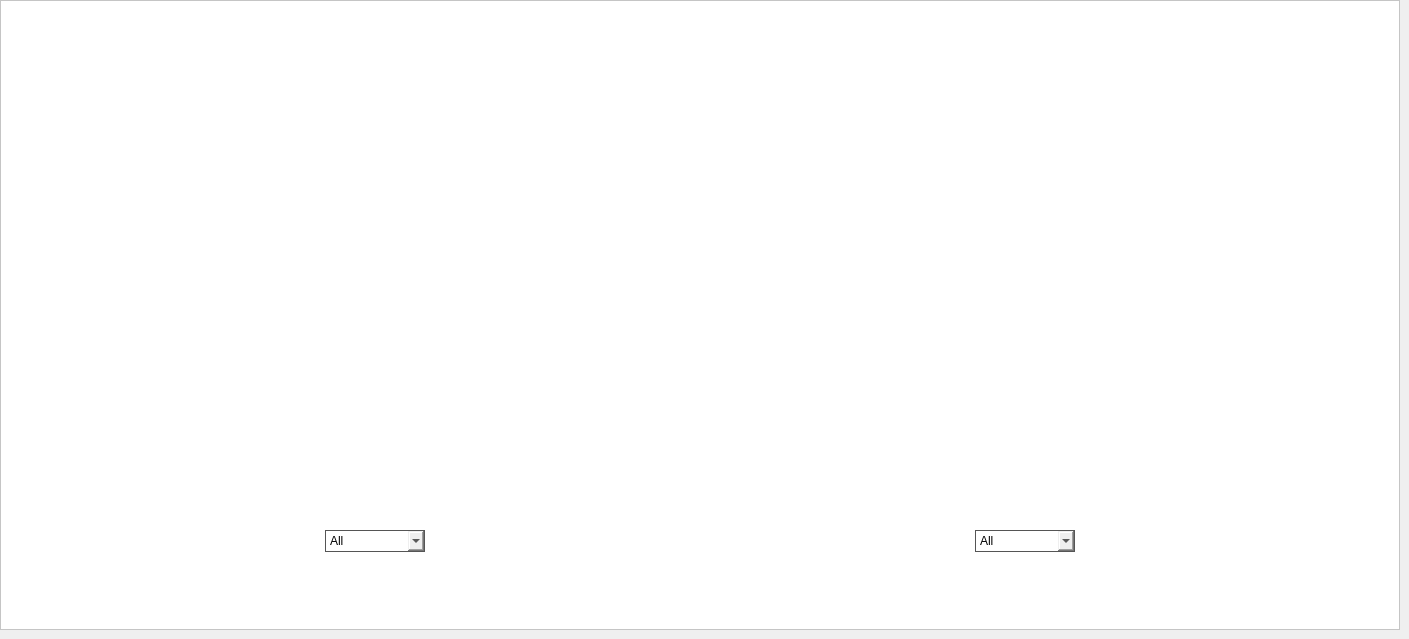
      <widget class="QWidget" name="graphs_tab">
       <attribute name="title">
        <string>Graphs</string>
       </attribute>
       <widget class="QFrame" name="frame_11">
        <property name="geometry">
         <rect>
          <x>0</x>
          <y>0</y>
          <width>1400</width>
          <height>630</height>
         </rect>
        </property>
        <property name="styleSheet">
         <string notr="true">QWidget{
	background-color: white;
}
QComboBox{
	background-color:light;
	border: 1px solid #555555;
}</string>
        </property>
        <property name="frameShape">
         <enum>QFrame::StyledPanel</enum>
        </property>
        <property name="frameShadow">
         <enum>QFrame::Raised</enum>
        </property>
        <widget class="QWidget" name="widget_rings" native="true">
         <property name="geometry">
          <rect>
           <x>75</x>
           <y>75</y>
           <width>600</width>
           <height>450</height>
          </rect>
         </property>
         <property name="styleSheet">
          <string notr="true">/*border: 1px solid #dddddd;*/</string>
         </property>
        </widget>
        <widget class="QWidget" name="widget_wedges" native="true">
         <property name="geometry">
          <rect>
           <x>725</x>
           <y>75</y>
           <width>600</width>
           <height>450</height>
          </rect>
         </property>
         <property name="styleSheet">
          <string notr="true">/*border: 1px solid #dddddd;*/</string>
         </property>
        </widget>
        <widget class="QComboBox" name="comboBox_rings">
         <property name="geometry">
          <rect>
           <x>325</x>
           <y>530</y>
           <width>100</width>
           <height>22</height>
          </rect>
         </property>
         <property name="cursor">
          <cursorShape>PointingHandCursor</cursorShape>
         </property>
         <property name="styleSheet">
          <string notr="true"/>
         </property>
         <property name="editable">
          <bool>false</bool>
         </property>
         <property name="insertPolicy">
          <enum>QComboBox::InsertAtBottom</enum>
         </property>
         <item>
          <property name="text">
           <string>All</string>
          </property>
         </item>
         <item>
          <property name="text">
           <string>All Rings</string>
          </property>
         </item>
         <item>
          <property name="text">
           <string>Average</string>
          </property>
         </item>
        </widget>
        <widget class="QComboBox" name="comboBox_wedges">
         <property name="geometry">
          <rect>
           <x>975</x>
           <y>530</y>
           <width>100</width>
           <height>22</height>
          </rect>
         </property>
         <property name="cursor">
          <cursorShape>PointingHandCursor</cursorShape>
         </property>
         <property name="styleSheet">
          <string notr="true"/>
         </property>
         <property name="editable">
          <bool>false</bool>
         </property>
         <item>
          <property name="text">
           <string>All</string>
          </property>
         </item>
         <item>
          <property name="text">
           <string>All Wedges</string>
          </property>
         </item>
         <item>
          <property name="text">
           <string>Average</string>
          </property>
         </item>
        </widget>
       </widget>
      </widget>
